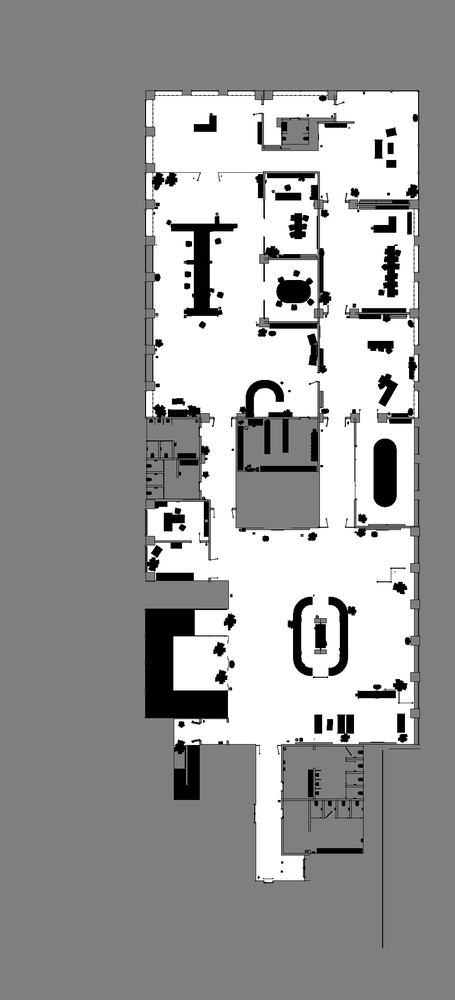
#> input picture IsaacSimGenScript/map/raw_maps/office.png, 455 x 1000 px, shrunk from 1000 x 2200 before the run
$ python crop.py
#> lines starting #> are read from the running program, lines starting #| are printed output that depends on the picture; after the words box and inside, x2 and y2 are one past the last pixel; in counts of white or black regions, pixels touching at a corner belong together; long printed decimals are rounded
import cv2
import numpy as np
import yaml
import os

def refine_and_crop_map(image_path, yaml_path, output_name=None):
    # 1. Load the YAML metadata.
#> called with image_path = 'raw_maps/office.png', yaml_path = 'raw_maps/office.yaml', output_name = 'office'
    with open(yaml_path, 'r') as f:
        data = yaml.safe_load(f)

    res = data['resolution']
    old_origin = np.array(data['origin']) # [x, y, z]

    # 2. Load the image.
    img = cv2.imread(image_path, cv2.IMREAD_GRAYSCALE)
#> img is the input picture: shape (1000, 455); min 0, max 255, mean 154.9

    # 3. Build a mask that covers all non-gray regions.
    # The background gray level is approximately 126. Keep clear white (>200)
    # and black (<50) regions, excluding the middle gray range.
    mask = cv2.threshold(img, 200, 255, cv2.THRESH_BINARY)[1]  # White regions
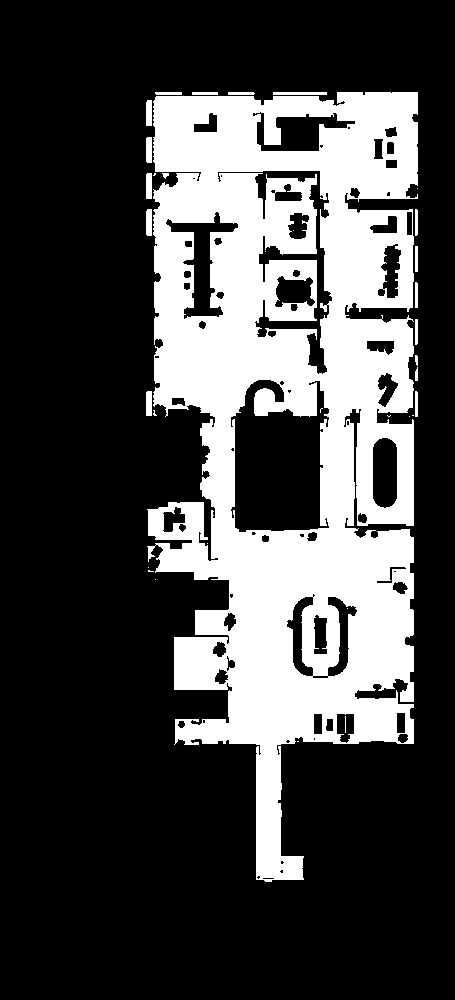
#> mask: shape (1000, 455); 28.1% white; 34 white regions (16 under 20 px), largest, box (x1, y1, x2, y2) and area: (147, 92, 418, 882) 125958, (273, 92, 327, 95) 162, (146, 209, 152, 236) 159
    mask_black = cv2.threshold(
        img, 50, 255, cv2.THRESH_BINARY_INV
    )[1]  # Black regions
#> mask_black: shape (1000, 455); 5.9% white; 457 white regions (303 under 20 px), largest, box (x1, y1, x2, y2) and area: (145, 609, 228, 719) 5146, (171, 216, 237, 317) 1983, (374, 439, 396, 507) 1404
    combined_mask = cv2.bitwise_or(mask, mask_black)
#> combined_mask: shape (1000, 455); 34% white; 180 white regions (134 under 20 px), largest, box (x1, y1, x2, y2) and area: (145, 90, 419, 883) 149918, (260, 466, 318, 472) 343, (317, 848, 363, 854) 275

    # 4. Compute the minimum bounding box.
    coords = cv2.findNonZero(combined_mask)
#> coords = contour of 154594 points, box (x1, y1, x2, y2) (145, 90, 420, 948), area 23112
    x, y, w, h = cv2.boundingRect(coords)
#> x = 145; y = 90; w = 275; h = 858

    # 5. Crop the image.
    cropped_img = img[y:y+h, x:x+w]

    # 6. Compute the new origin (coordinate-frame conversion).
    # Image y increases downward, while world-coordinate y increases upward.
    # The crop removes x pixels from the left and
    # img_height - (y + h) pixels from the bottom.
    img_h, img_w = img.shape
#> img_h = 1000; img_w = 455
    bottom_cut = img_h - (y + h)
#> bottom_cut = 52

    new_origin_x = old_origin[0] + (x * res)
#> new_origin_x = -32.73
    new_origin_y = old_origin[1] + (bottom_cut * res)
#> new_origin_y = -37.38
    new_origin = [float(new_origin_x), float(new_origin_y), float(old_origin[2])]
#> new_origin = [-32.73, -37.38, 0]

    # 7. Save the results.
    crop_output_folder = "cropped_maps"
    os.makedirs(crop_output_folder, exist_ok=True)
    cv2.imwrite(f"{crop_output_folder}/{output_name}.png", cropped_img)
    data['image'] = f"{output_name}.png"
    data['origin'] = new_origin

    with open(f"{crop_output_folder}/{output_name}.yaml", 'w') as f:
        yaml.dump(data, f)

    print(f"Cropping complete. New origin: {new_origin}, size: {w}x{h}")
#| Cropping complete. New origin: [-32.725, -37.375, 0.0], size: 275x858

# Run preprocessing.
refine_and_crop_map('raw_maps/office.png', 'raw_maps/office.yaml', output_name='office')
refine_and_crop_map('raw_maps/hospital.png', 'raw_maps/hospital.yaml', output_name='hospital')
#> call 2 of refine_and_crop_map, with image_path = 'raw_maps/hospital.png', yaml_path = 'raw_maps/hospital.yaml', output_name = 'hospital'
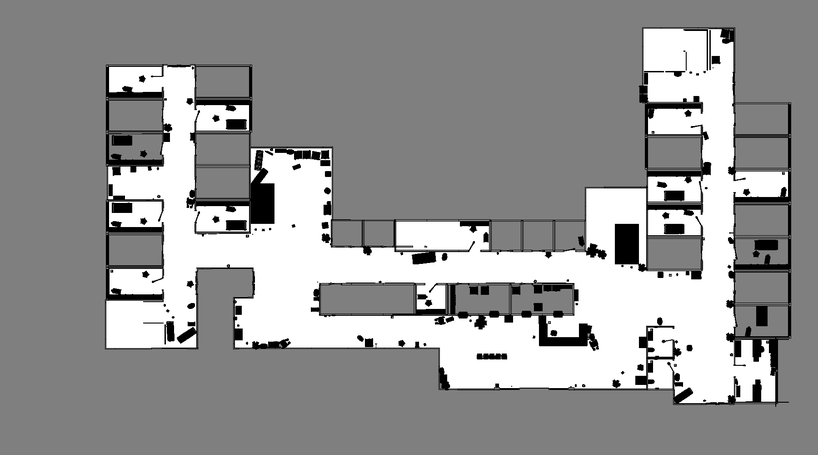
#> input picture IsaacSimGenScript/map/raw_maps/hospital.png, 818 x 455 px, shrunk from 1800 x 1000 before the run
#> in refine_and_crop_map, img is the input picture: shape (455, 818); min 0, max 255, mean 150.5
#> in refine_and_crop_map (call 2), `mask = cv2.threshold(img, 200, 255, cv2.THRESH_BINARY)[1]`: mask: shape (455, 818); 24.6% white; 17 white regions (16 under 20 px), largest, box (x1, y1, x2, y2) and area: (107, 29, 788, 403) 91569
#> in refine_and_crop_map (call 2), `mask_black = cv2.threshold( img, 50, 255, cv2.THRESH_BINARY_INV )[1]`: mask_black: shape (455, 818); 5.8% white; 261 white regions (130 under 20 px), largest, box (x1, y1, x2, y2) and area: (187, 64, 333, 233) 2696, (681, 237, 791, 406) 1729, (106, 64, 172, 176) 1377
#> in refine_and_crop_map (call 2), `combined_mask = cv2.bitwise_or(mask, mask_black)`:
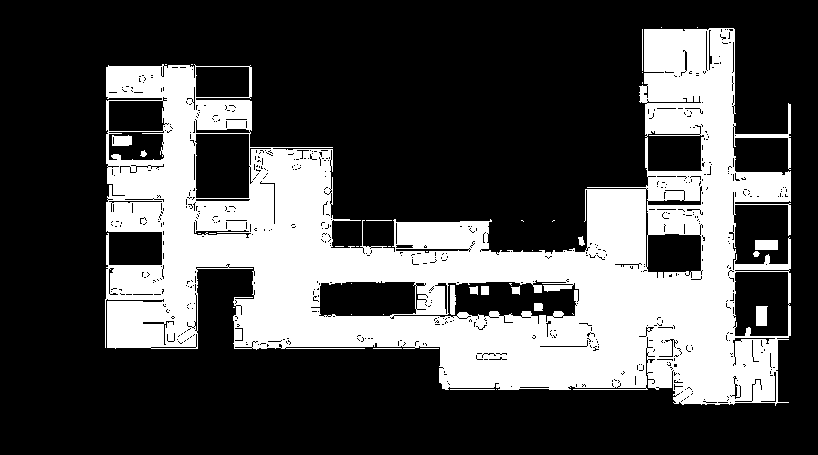
#> combined_mask: shape (455, 818); 30.4% white; 39 white regions (23 under 20 px), largest, box (x1, y1, x2, y2) and area: (105, 28, 791, 406) 111823, (755, 240, 778, 250) 230, (756, 306, 768, 326) 221
#> in refine_and_crop_map (call 2), `coords = cv2.findNonZero(combined_mask)`: coords = contour of 113207 points, box (x1, y1, x2, y2) (105, 27, 791, 406), area 83588
#> in refine_and_crop_map (call 2), `x, y, w, h = cv2.boundingRect(coords)`: x = 105; y = 27; w = 686; h = 379
#> in refine_and_crop_map (call 2), `cropped_img = img[y:y+h, x:x+w]`:
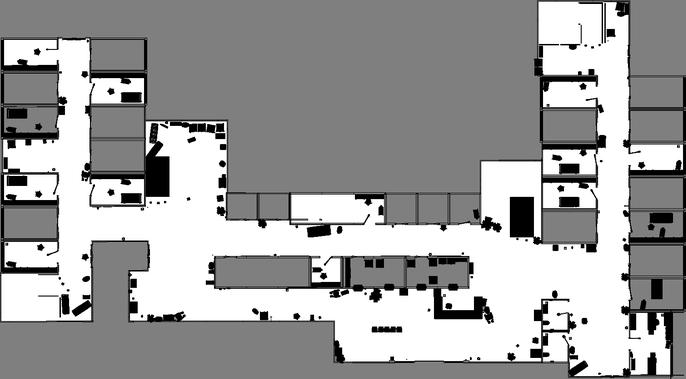
#> cropped_img: shape (379, 686); min 0, max 255, mean 160.7
#> in refine_and_crop_map (call 2), `bottom_cut = img_h - (y + h)`: bottom_cut = 49
#> in refine_and_crop_map (call 2), `new_origin_x = old_origin[0] + (x * res)`: new_origin_x = -54.73
#> in refine_and_crop_map (call 2), `new_origin_y = old_origin[1] + (bottom_cut * res)`: new_origin_y = -7.52
#> in refine_and_crop_map (call 2), `new_origin = [float(new_origin_x), float(new_origin_y), float(old_orig..`: new_origin = [-54.73, -7.52, 0]
#| Cropping complete. New origin: [-54.725, -7.525, 0.0], size: 686x379
refine_and_crop_map('raw_maps/warehouse.png', 'raw_maps/warehouse.yaml', output_name='warehouse')
#> call 3 of refine_and_crop_map, with image_path = 'raw_maps/warehouse.png', yaml_path = 'raw_maps/warehouse.yaml', output_name = 'warehouse'
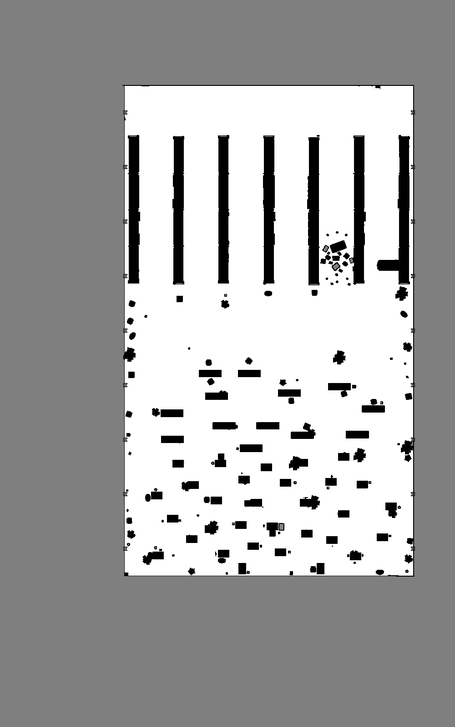
#> input picture IsaacSimGenScript/map/raw_maps/warehouse.png, 455 x 727 px, shrunk from 1000 x 1600 before the run
#> in refine_and_crop_map, img is the input picture: shape (727, 455); min 0, max 255, mean 166.3
#> in refine_and_crop_map (call 3), `mask = cv2.threshold(img, 200, 255, cv2.THRESH_BINARY)[1]`: mask: shape (727, 455); 36.2% white; 1 white region, box (x1, y1, x2, y2) and area: (125, 86, 413, 575) 119652
#> in refine_and_crop_map (call 3), `mask_black = cv2.threshold( img, 50, 255, cv2.THRESH_BINARY_INV )[1]`: mask_black: shape (727, 455); 5.5% white; 196 white regions (104 under 20 px), largest, box (x1, y1, x2, y2) and area: (377, 135, 410, 284) 1674, (307, 138, 319, 285) 1531, (263, 136, 275, 284) 1524
#> in refine_and_crop_map (call 3), `combined_mask = cv2.bitwise_or(mask, mask_black)`:
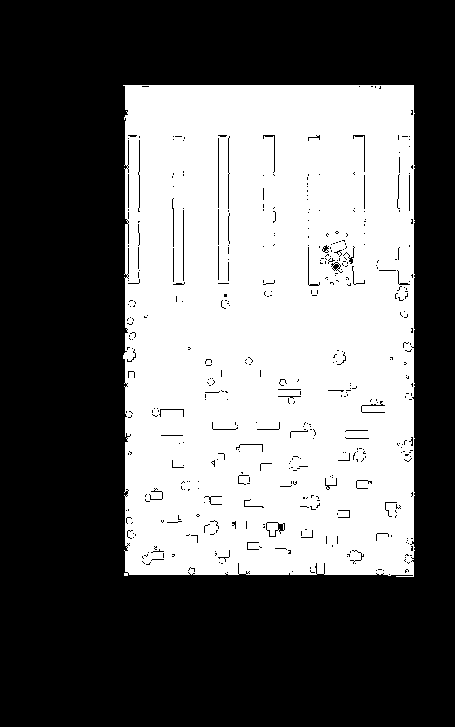
#> combined_mask: shape (727, 455); 41.7% white; 1 white region, box (x1, y1, x2, y2) and area: (123, 85, 415, 577) 137811
#> in refine_and_crop_map (call 3), `coords = cv2.findNonZero(combined_mask)`: coords = contour of 137811 points, box (x1, y1, x2, y2) (123, 85, 415, 577), area 652
#> in refine_and_crop_map (call 3), `x, y, w, h = cv2.boundingRect(coords)`: x = 123; y = 85; w = 292; h = 492
#> in refine_and_crop_map (call 3), `cropped_img = img[y:y+h, x:x+w]`:
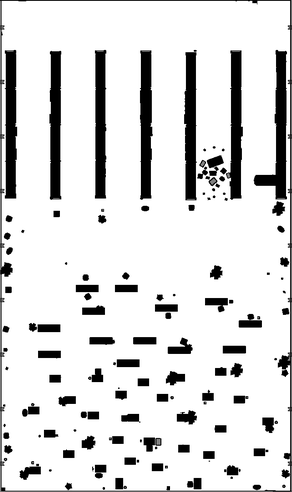
#> cropped_img: shape (492, 292); min 0, max 255, mean 217.6
#> in refine_and_crop_map (call 3), `bottom_cut = img_h - (y + h)`: bottom_cut = 150
#> in refine_and_crop_map (call 3), `new_origin_x = old_origin[0] + (x * res)`: new_origin_x = -33.83
#> in refine_and_crop_map (call 3), `new_origin_y = old_origin[1] + (bottom_cut * res)`: new_origin_y = -32.48
#> in refine_and_crop_map (call 3), `new_origin = [float(new_origin_x), float(new_origin_y), float(old_orig..`: new_origin = [-33.83, -32.48, 0]
#| Cropping complete. New origin: [-33.825, -32.475, 0.0], size: 292x492
